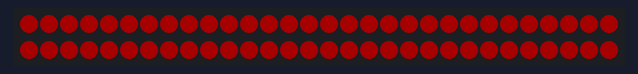
A sketch run on a simulated Arduino Uno, built with avr-gcc and run on an emulated ATmega328P. Shown: 60 RGB LEDs in strip order, left to right, continuing on the next row. Dim RGB values are drawn brighter than linear.

Above: at 0.1 s.
At 5.1 s:
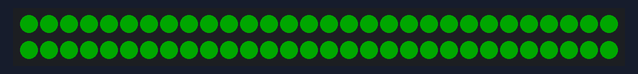
At 15.1 s:
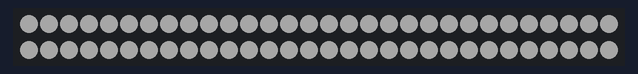
At 35.1 s:
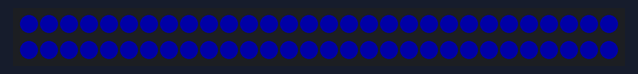

Measured:
- what the display in image 1 shows lasts 5.0 s, from 5.0 s to 10.0 s

The sketch:

_2_ColorSwitcher.ino
```cpp
// This program will setup the board attached to the BlinkyTape and display
// one color all across the LEDs. 5 later seconds it will display another
// color, then another, etc., etc. and loop back to be beginning.

// You should get a feel for the loop from this.
// You will see use a different way to set the colors by setting values
// for every member of the array of LEDs

#include <FastLED.h>  // The FastLED libraries which talk to the LEDs

#define PIN_SIGNAL 13 // The pin on the board to which the lights are connected


#define LED_COUNT 60 // BlinkyTape has 60 LEDs!
struct CRGB leds[LED_COUNT]; // this struct contains 60 CRGB one for each LEB
                            // FAST LED uses this to set the colors

int changeSpeed = 5000; // This how quickly we're going to change the lights.
                            // Arduinos base unit of time is milliseconds.
                            // 1 second is 1000 milliseconds.


// Everything in setup() is run 1 time before loop() runs
void setup()
{
  LEDS.addLeds<WS2812B, PIN_SIGNAL, GRB>(leds, LED_COUNT); // BlinkyBoard Config
}


// loop() runs continuously as long as power is supplied.
// This where we make the BlinkyTape do things, where we can call other
// functions, wait for button presses, etc.

void loop() {
  LEDS.setBrightness(40); // Mid Level
                          // Notice I only set the brightness level once.
                          // If you don't change it, it stays the same.

  for( int k=0; k<LED_COUNT; k++) {
    leds[k] = CRGB( 255, 0, 0);
    } // Fill the LEDs with color, RED in this case
      // This creates an array of 60 CRGBs each 255,0,0 so that each LED
      // will be RED
  LEDS.show(); // Send all that to the lights

  delay(changeSpeed); // delay (wait) for "changeSpeed" (5000) milliseconds

  for( int k=0; k<LED_COUNT; k++) {
  leds[k] = CRGB( 0, 255, 0);
  } // Fill the LEDs with color, GREEN in this case
  LEDS.show(); // Send all that to the lights
  delay(changeSpeed);

  for( int k=0; k<LED_COUNT; k++) {
  leds[k] = CRGB( 0, 0, 255);
  } // Fill the LEDs with color, BLUE in this case
  LEDS.show(); // Send all that to the lights
  delay(changeSpeed);

  for( int k=0; k<LED_COUNT; k++) {
  leds[k] = CRGB( 255, 255, 255);
  } // Fill the LEDs with color, WHITE in this case
  LEDS.show(); // Send all that to the lights
  delay(changeSpeed);

  for( int k=0; k<LED_COUNT; k++) {
  leds[k] = CRGB( 80, 40, 10);
  }   // Fill the LEDs with color
      // On the web it looks like Brown to me.
      // On the BlinkyTape it looks more like a light rose color.
  LEDS.show(); // Send all that to the lights
  delay(changeSpeed);

}
```
